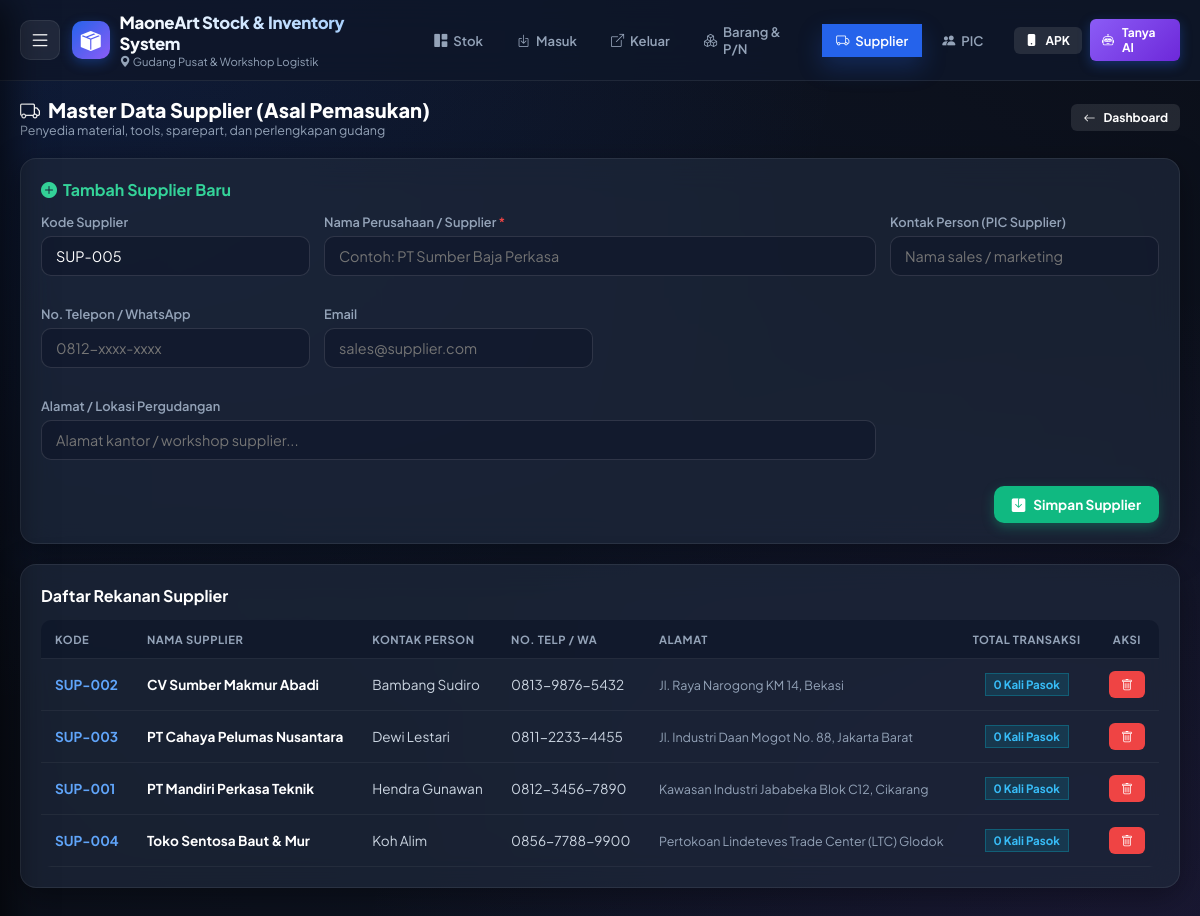
Screenshot of /supplier.php with the database file from the repository.
### tables this page shows
CREATE TABLE IF NOT EXISTS app_settings (
    key_name VARCHAR(100) PRIMARY KEY,
    key_value TEXT,
    updated_at TIMESTAMP DEFAULT CURRENT_TIMESTAMP ON UPDATE CURRENT_TIMESTAMP
);

CREATE TABLE IF NOT EXISTS supplier (
    id INT AUTO_INCREMENT PRIMARY KEY,
    kode_supplier VARCHAR(30) UNIQUE,
    nama_supplier VARCHAR(150) NOT NULL,
    kontak_person VARCHAR(100),
    no_telp VARCHAR(50),
    email VARCHAR(100),
    alamat TEXT,
    created_at TIMESTAMP DEFAULT CURRENT_TIMESTAMP
);

### config/database.php (called while the page is built, shortened)
<?php
$host     = '127.0.0.1';
$port     = '3306';
$dbname   = 'db_inventaris';
$username = 'root';
$password = '';
try {
    $pdo = new PDO("mysql:host=$host;port=$port;dbname=$dbname;charset=utf8mb4", $username, $password, [
        PDO::ATTR_ERRMODE => PDO::ERRMODE_EXCEPTION,
        PDO::ATTR_DEFAULT_FETCH_MODE => PDO::FETCH_ASSOC,
        PDO::ATTR_EMULATE_PREPARES => false,
    ]);
} catch (PDOException $e) {
    try {
        $pdo = new PDO("mysql:host=localhost;dbname=$dbname;charset=utf8mb4", $username, $password, [
            PDO::ATTR_ERRMODE => PDO::ERRMODE_EXCEPTION,
            PDO::ATTR_DEFAULT_FETCH_MODE => PDO::FETCH_ASSOC,
            PDO::ATTR_EMULATE_PREPARES => false,
        ]);
    } catch (PDOException $e2) {
        $db_error = $e->getMessage() . " (127.0.0.1) | " . $e2->getMessage() . " (localhost)";
    }
}
function getSetting($key, $default = '') {
    global $pdo;
    try {
        $stmt = $pdo->prepare("SELECT key_value FROM app_settings WHERE key_name = ? LIMIT 1");
        $stmt->execute([$key]);
        $val = $stmt->fetchColumn();
        return $val !== false ? $val : $default;
    } catch (Exception $e) {
        return $default;
    }
}

### supplier.php (the view, shortened to what this page needs)
<?php
require_once __DIR__ . '/config/database.php';
require_once __DIR__ . '/includes/header.php';
$suppliers = $pdo->query("
    SELECT s.*, COUNT(tm.id) as total_pengiriman
    FROM supplier s
    LEFT JOIN transaksi_masuk tm ON s.id = tm.id_supplier
    GROUP BY s.id
    ORDER BY s.nama_supplier ASC
")->fetchAll();
$nextCount = count($suppliers) + 1;
$saranKodeSup = 'SUP-' . str_pad($nextCount, 3, '0', STR_PAD_LEFT);
?>
<div style="display: flex; justify-content: space-between; align-items: center; margin-bottom: 20px;">
  <div>
    <h2 style="font-size: 1.25rem; font-weight: 800; color: #ffffff; display: flex; align-items: center; gap: 8px;">
      <i class="bi bi-truck text-success"></i> Master Data Supplier (Asal Pemasukan)
    </h2>
    <p style="font-size: 0.78rem; color: var(--text-muted);">Penyedia material, tools, sparepart, dan perlengkapan gudang</p>
  </div>
  <a href="index.php" class="btn btn-secondary btn-sm"><i class="bi bi-arrow-left"></i> Dashboard</a>
</div>
<div class="glass-card">
  <h3 style="font-size: 1rem; font-weight: 700; color: #34d399; margin-bottom: 14px; display: flex; align-items: center; gap: 6px;">
    <i class="bi bi-plus-circle-fill"></i> Tambah Supplier Baru
  </h3>
  <form action="supplier.php" method="POST">
    <div style="display: grid; grid-template-columns: repeat(auto-fit, minmax(220px, 1fr)); gap: 14px;">
      <div class="form-group">
        <label class="form-label">Kode Supplier</label>
        <input type="text" name="kode_supplier" class="form-control" value="<?= htmlspecialchars($saranKodeSup) ?>">
      </div>
      <div class="form-group" style="grid-column: span 2;">
        <label class="form-label">Nama Perusahaan / Supplier <span style="color: #ef4444;">*</span></label>
        <input type="text" name="nama_supplier" class="form-control" placeholder="Contoh: PT Sumber Baja Perkasa" required>
      </div>
      <div class="form-group">
        <label class="form-label">Kontak Person (PIC Supplier)</label>
        <input type="text" name="kontak_person" class="form-control" placeholder="Nama sales / marketing">
      </div>
      <div class="form-group">
        <label class="form-label">No. Telepon / WhatsApp</label>
        <input type="text" name="no_telp" class="form-control" placeholder="0812-xxxx-xxxx">
      </div>
      <div class="form-group">
        <label class="form-label">Email</label>
        <input type="email" name="email" class="form-control" placeholder="sales@supplier.com">
      </div>
      <div class="form-group" style="grid-column: span 3;">
        <label class="form-label">Alamat / Lokasi Pergudangan</label>
        <input type="text" name="alamat" class="form-control" placeholder="Alamat kantor / workshop supplier...">
      </div>
    </div>
    <div style="display: flex; justify-content: flex-end; margin-top: 10px;">
      <button type="submit" class="btn btn-success">
        <i class="bi bi-save-fill"></i> Simpan Supplier
      </button>
    </div>
  </form>
</div>
<div class="glass-card">
  <h3 style="font-size: 1rem; font-weight: 700; color: #ffffff; margin-bottom: 14px;">Daftar Rekanan Supplier</h3>
  <div class="table-responsive">
    <table class="modern-table">
      <thead>
        <tr>
          <th>Kode</th>
          <th>Nama Supplier</th>
          <th>Kontak Person</th>
          <th>No. Telp / WA</th>
          <th>Alamat</th>
          <th style="text-align: center;">Total Transaksi</th>
          <th style="text-align: center;">Aksi</th>
        </tr>
      </thead>
      <tbody>
        <?php foreach ($suppliers as $s): ?>
          <tr>
            <td><strong style="color: #60a5fa;"><?= htmlspecialchars($s['kode_supplier'] ?: '-') ?></strong></td>
            <td><strong style="color: #ffffff;"><?= htmlspecialchars($s['nama_supplier']) ?></strong></td>
            <td><?= htmlspecialchars($s['kontak_person'] ?: '-') ?></td>
            <td><?= htmlspecialchars($s['no_telp'] ?: '-') ?></td>
            <td><span style="font-size: 0.78rem; color: var(--text-muted);"><?= htmlspecialchars($s['alamat'] ?: '-') ?></span></td>
            <td style="text-align: center;"><span class="badge badge-info"><?= $s['total_pengiriman'] ?> Kali Pasok</span></td>
            <td style="text-align: center;">
              <button type="button" class="btn btn-danger btn-sm" onclick="confirmDelete('supplier.php?action=hapus&id=<?= $s['id'] ?>', '<?= htmlspecialchars($s['nama_supplier']) ?>')">
                <i class="bi bi-trash"></i>
              </button>
            </td>
          </tr>
        <?php endforeach; ?>
      </tbody>
    </table>
  </div>
</div>
<?php require_once __DIR__ . '/includes/footer.php'; ?>

### includes/header.php (shortened to what this page needs)
<?php
require_once __DIR__ . '/../config/database.php';
$appName = getSetting('nama_aplikasi', 'MaoneArt Stock & Inventory');
$namaGudang = getSetting('nama_gudang', 'Gudang Pusat');
$currPage = basename($_SERVER['PHP_SELF'], '.php');
?>
<!DOCTYPE html>
<html lang="id">
<head>
  <link rel="stylesheet" href="https://cdn.jsdelivr.net/npm/bootstrap-icons@1.11.3/font/bootstrap-icons.min.css">
  <link rel="stylesheet" href="assets/css/style.css">
</head>
<body>
<header class="top-navbar">
  <div class="top-nav-inner">
    <div style="display: flex; align-items: center; gap: 12px;">
      <button type="button" id="btnOpenSidebar" class="btn-hamburger" title="Buka Menu Navigasi">
        <i class="bi bi-list"></i>
      </button>
      <a href="index.php" class="brand-badge">
        <div class="brand-icon">
          <i class="bi bi-box-seam-fill"></i>
        </div>
        <div class="brand-text">
          <h1><?= htmlspecialchars($appName) ?></h1>
          <p><i class="bi bi-geo-alt-fill text-primary"></i> <?= htmlspecialchars($namaGudang) ?></p>
        </div>
      </a>
    </div>
    <nav class="desktop-menu">
      <a href="index.php" class="nav-pill <?= in_array($currPage, ['index', '']) ? 'active' : '' ?>">
        <i class="bi bi-grid-1x2-fill"></i> Stok
      </a>
      <a href="masuk.php" class="nav-pill <?= $currPage === 'masuk' ? 'active' : '' ?>">
        <i class="bi bi-box-arrow-in-down text-success"></i> Masuk
      </a>
      <a href="keluar.php" class="nav-pill <?= $currPage === 'keluar' ? 'active' : '' ?>">
        <i class="bi bi-box-arrow-up-right text-danger"></i> Keluar
      </a>
      <a href="barang.php" class="nav-pill <?= $currPage === 'barang' ? 'active' : '' ?>">
        <i class="bi bi-boxes text-info"></i> Barang & P/N
      </a>
      <a href="supplier.php" class="nav-pill <?= $currPage === 'supplier' ? 'active' : '' ?>">
        <i class="bi bi-truck text-warning"></i> Supplier
      </a>
      <a href="pic.php" class="nav-pill <?= $currPage === 'pic' ? 'active' : '' ?>">
        <i class="bi bi-people-fill text-purple"></i> PIC
      </a>
    </nav>
    <div style="display: flex; align-items: center; gap: 8px;">
      <a href="app.php" class="btn btn-secondary btn-sm" title="Mode APK Petugas">
        <i class="bi bi-phone-fill text-info"></i> <span style="display: inline-block;">APK</span>
      </a>
      <a href="tanya_ai.php" class="btn btn-primary btn-sm" style="background: linear-gradient(135deg, #8b5cf6, #6d28d9);">
        <i class="bi bi-robot"></i> <span>Tanya AI</span>
      </a>
    </div>
  </div>
</header>
<main class="main-wrapper">

### rows the page displays
app_settings: key_value "MaoneArt Stock & Inventory System"
app_settings: key_value "Gudang Pusat & Workshop Logistik"
supplier: kode_supplier "SUP-002", nama_supplier "CV Sumber Makmur Abadi", kontak_person "Bambang Sudiro", no_telp "0813-9876-5432", alamat "Jl. Raya Narogong KM 14, Bekasi", total_pengiriman "0"
supplier: kode_supplier "SUP-003", nama_supplier "PT Cahaya Pelumas Nusantara", kontak_person "Dewi Lestari", no_telp "0811-2233-4455", alamat "Jl. Industri Daan Mogot No. 88, Jakarta Barat", total_pengiriman "0"
supplier: kode_supplier "SUP-001", nama_supplier "PT Mandiri Perkasa Teknik", kontak_person "Hendra Gunawan", no_telp "0812-3456-7890", alamat "Kawasan Industri Jababeka Blok C12, Cikarang", total_pengiriman "0"
supplier: kode_supplier "SUP-004", nama_supplier "Toko Sentosa Baut & Mur", kontak_person "Koh Alim", no_telp "0856-7788-9900", alamat "Pertokoan Lindeteves Trade Center (LTC) Glodok", total_pengiriman "0"
